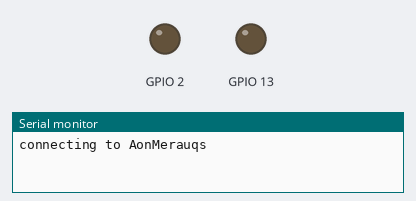
Bench run of a sketch on a simulated ESP8266 (NodeMCU). On the bench: output pins drawn as LEDs (lit = HIGH), the last lines printed to the serial monitor. WiFi joins after 1.5 s; servers stay silent unless stated.

Above: at 0.1 s.
At 2.2 s:
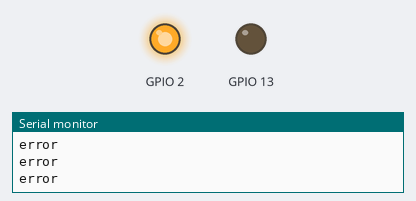
Timing chart, 0 to 3.7 s (numbered marks = the images above):
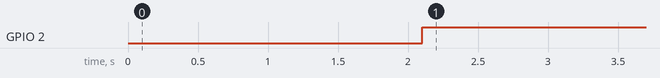

Measured:
- by itself, GPIO 2: LOW → HIGH at 2.1 s

The sketch:

sketch_time.ino
```cpp
#include <ESP8266WiFi.h>
#include <ESP8266HTTPClient.h>
#include <WiFiClientSecure.h>

const char* ssid = "AonMerauqs";
const char* password = "fuckyou!";

String url_to_str(String url){
  if (WiFi.status() == WL_CONNECTED) {
    HTTPClient http;
    http.begin(url);
    int httpCode = http.GET();
    if (httpCode > 0) {
      String payload = http.getString();
      return payload;
    }
    else {
      return "error";
    }
    http.end();   //Close connection
  }
  return "";
}

void setup() {
  pinMode(2, OUTPUT);
  pinMode(13, OUTPUT);
  Serial.begin(9600);
  Serial.println();
  Serial.print("connecting to ");
  Serial.println(ssid);
  WiFi.begin(ssid, password);
  while (WiFi.status() != WL_CONNECTED) {
    delay(500);
    Serial.print(".");
  }
  Serial.println("");
  Serial.println("WiFi connected");
  Serial.println("IP address: ");
  Serial.println(WiFi.localIP());
}

String timing, alarm, check;

void loop() {
  timing = url_to_str("http://practicum.srakrn.me/time.php");
  alarm = url_to_str("http://practicum.srakrn.me/time.txt");
  check = url_to_str("http://practicum.srakrn.me/switch.txt");
  if(timing == alarm){
    digitalWrite(2, HIGH);
    Serial.println("high");
  }
  if(timing != alarm)
  {
    digitalWrite(2, LOW);
    digitalWrite(13, HIGH);
  }
  if(check == "X")
  {
    digitalWrite(13, HIGH);
  }
  if(check == "O")
  {
    digitalWrite(13, LOW);
  }
  Serial.println(timing);
  Serial.println(alarm);
  Serial.println(check);
}
```
